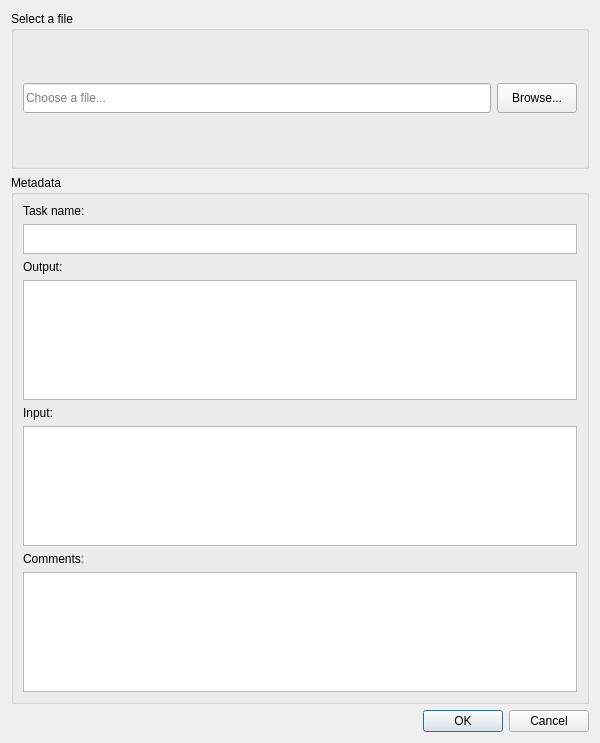
<?xml version="1.0" encoding="UTF-8"?>
<ui version="4.0">
 <class>DlgLoadData</class>
 <widget class="QDialog" name="DlgLoadData">
  <property name="windowModality">
   <enum>Qt::ApplicationModal</enum>
  </property>
  <property name="geometry">
   <rect>
    <x>0</x>
    <y>0</y>
    <width>600</width>
    <height>743</height>
   </rect>
  </property>
  <property name="windowTitle">
   <string>Open a trends.earth file</string>
  </property>
  <layout class="QGridLayout" name="gridLayout">
   <item row="1" column="0">
    <widget class="QGroupBox" name="metadata_box">
     <property name="title">
      <string>Metadata</string>
     </property>
     <layout class="QVBoxLayout" name="verticalLayout">
      <item>
       <widget class="QLabel" name="taskNameLabel">
        <property name="text">
         <string>Task name:</string>
        </property>
       </widget>
      </item>
      <item>
       <widget class="QTextBrowser" name="task_name">
        <property name="sizePolicy">
         <sizepolicy hsizetype="Preferred" vsizetype="Preferred">
          <horstretch>0</horstretch>
          <verstretch>0</verstretch>
         </sizepolicy>
        </property>
        <property name="minimumSize">
         <size>
          <width>0</width>
          <height>30</height>
         </size>
        </property>
        <property name="maximumSize">
         <size>
          <width>16777215</width>
          <height>30</height>
         </size>
        </property>
       </widget>
      </item>
      <item>
       <widget class="QLabel" name="outputLabel">
        <property name="text">
         <string>Output:</string>
        </property>
       </widget>
      </item>
      <item>
       <widget class="QTextBrowser" name="output">
        <property name="sizePolicy">
         <sizepolicy hsizetype="Expanding" vsizetype="Minimum">
          <horstretch>0</horstretch>
          <verstretch>0</verstretch>
         </sizepolicy>
        </property>
        <property name="maximumSize">
         <size>
          <width>16777215</width>
          <height>120</height>
         </size>
        </property>
       </widget>
      </item>
      <item>
       <widget class="QLabel" name="inputLabel">
        <property name="text">
         <string>Input:</string>
        </property>
       </widget>
      </item>
      <item>
       <widget class="QTextBrowser" name="input">
        <property name="sizePolicy">
         <sizepolicy hsizetype="Expanding" vsizetype="Minimum">
          <horstretch>0</horstretch>
          <verstretch>0</verstretch>
         </sizepolicy>
        </property>
        <property name="maximumSize">
         <size>
          <width>16777215</width>
          <height>120</height>
         </size>
        </property>
       </widget>
      </item>
      <item>
       <widget class="QLabel" name="commentsLabel">
        <property name="text">
         <string>Comments:</string>
        </property>
       </widget>
      </item>
      <item>
       <widget class="QTextBrowser" name="comments">
        <property name="sizePolicy">
         <sizepolicy hsizetype="Expanding" vsizetype="Minimum">
          <horstretch>0</horstretch>
          <verstretch>0</verstretch>
         </sizepolicy>
        </property>
        <property name="maximumSize">
         <size>
          <width>16777215</width>
          <height>120</height>
         </size>
        </property>
        <property name="html">
         <string>&lt;!DOCTYPE HTML PUBLIC &quot;-//W3C//DTD HTML 4.0//EN&quot; &quot;http://www.w3.org/TR/REC-html40/strict.dtd&quot;&gt;
&lt;html&gt;&lt;head&gt;&lt;meta name=&quot;qrichtext&quot; content=&quot;1&quot; /&gt;&lt;style type=&quot;text/css&quot;&gt;
p, li { white-space: pre-wrap; }
&lt;/style&gt;&lt;/head&gt;&lt;body style=&quot; font-family:'MS Shell Dlg 2'; font-size:8.25pt; font-weight:400; font-style:normal;&quot;&gt;
&lt;p style=&quot;-qt-paragraph-type:empty; margin-top:0px; margin-bottom:0px; margin-left:0px; margin-right:0px; -qt-block-indent:0; text-indent:0px; font-size:8pt;&quot;&gt;&lt;br /&gt;&lt;/p&gt;&lt;/body&gt;&lt;/html&gt;</string>
        </property>
        <property name="openExternalLinks">
         <bool>true</bool>
        </property>
       </widget>
      </item>
     </layout>
    </widget>
   </item>
   <item row="0" column="0">
    <widget class="QGroupBox" name="data_file">
     <property name="title">
      <string>Select a file</string>
     </property>
     <layout class="QHBoxLayout" name="horizontalLayout">
      <item>
       <widget class="QLineEdit" name="file_lineedit">
        <property name="minimumSize">
         <size>
          <width>0</width>
          <height>30</height>
         </size>
        </property>
        <property name="placeholderText">
         <string>Choose a file...</string>
        </property>
       </widget>
      </item>
      <item>
       <widget class="QPushButton" name="file_browse">
        <property name="minimumSize">
         <size>
          <width>0</width>
          <height>30</height>
         </size>
        </property>
        <property name="text">
         <string>Browse...</string>
        </property>
       </widget>
      </item>
     </layout>
    </widget>
   </item>
   <item row="2" column="0">
    <widget class="QDialogButtonBox" name="buttonBox">
     <property name="standardButtons">
      <set>QDialogButtonBox::Cancel|QDialogButtonBox::Ok</set>
     </property>
    </widget>
   </item>
  </layout>
 </widget>
 <resources/>
 <connections/>
</ui>
